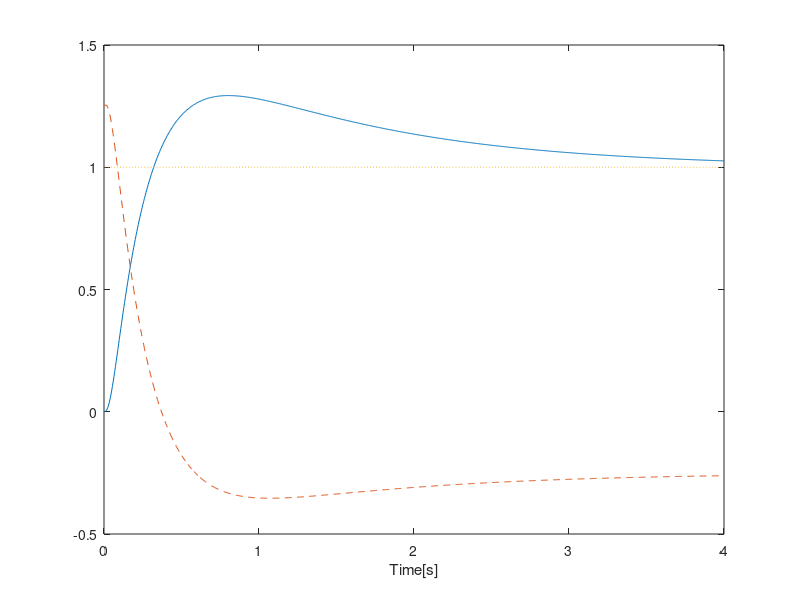
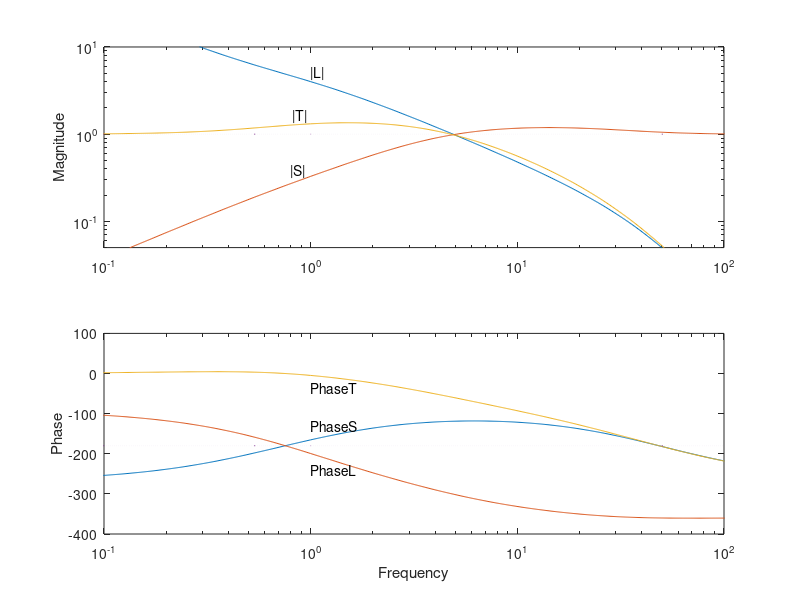

The MATLAB source for these figures, in order:
% ExplX2_5_15.m, EXTRA example, 
% PI control of unstable plant

% G(s) = 4/(s-1) (0.02s+1)^2
%G=nd2sys([4],[0.0004 0.0396 0.96 -1]);
%
% Copyright 1996-2003 Sigurd Skogestad & Ian Postlethwaite
% $Id: ExplX2_1MOD.m,v 1.1 2004/10/13 09:38:07 kariwala Exp $

clear
G=tf([4],[0.0004 0.0396 0.96 -1]); %Plant

K = tf([1.875 1],[1.5 0]);   % PI-controller (which is almost identical to 
		% the S/KS H-infinity controller obtained with the weight in Table 2.3:
        % M=1.5; wb=10; Wp = tf([1/M wb], [1 1.e-6]); Wu=2; ) 

L = G*K;
S = 1/(1+L);
T = 1-S;

% Step response
[y1,ty]=step(T,4);
%Input signal
[u1,tu]=step(K*S,ty);
figure(1);clf;
plot(ty,y1,ty,u1,'--')   
hold
plot(ty,y1./y1,':')
xlabel('Time[s]')
axis([0 4 -0.5 1.5]);

% Bode plots of L, S, T
figure(2);clf;
[mag1,pha1,w]=bode(L);
[mag2,pha2]=bode(S,w);
[mag3,pha3]=bode(T,w);
subplot(2,1,1)
loglog(w,mag1(:),w,mag2(:),w,mag3(:))
ylabel('Magnitude')
axis([0.1 1e2 0.05 10]);
hold %on
plot(w,w./w,':')
text(0.82,1.6,'|T|'), text(1,5,'|L|'), text(0.8,0.38,'|S|') 
hold %off

subplot(2,1,2)
semilogx(w,pha1(:),w,pha2(:),w,pha3(:),w,-180*w./w,':')
axis([0.1 1e2 -400 100]);
xlabel('Frequency'),ylabel('Phase')
text(1,-35,'PhaseT'), text(1,-130,'PhaseS'), text(1,-240,'PhaseL') 

% Find GM, PM and the peak values of $s$ and $t$ 
[Gm,Pm,W180,Wc]=margin(L)
[norm_S,ws]=norm(S,inf,1e-4) % peak in S of 1.1 at frequency 21.2 rad/s
[norm_T,wt]=norm(T,inf,1e-4) % peak in T of 1.4 at frequency 1.3 rad/s
